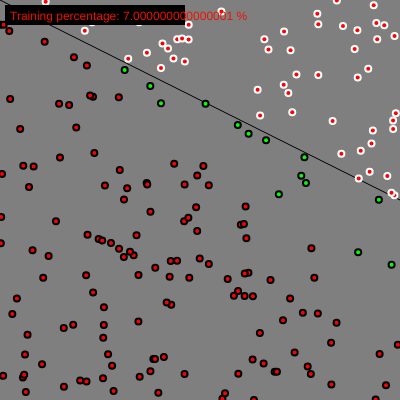
Frame 1 (no input)
Frame 60 (no input): identical to frame 1, image omitted
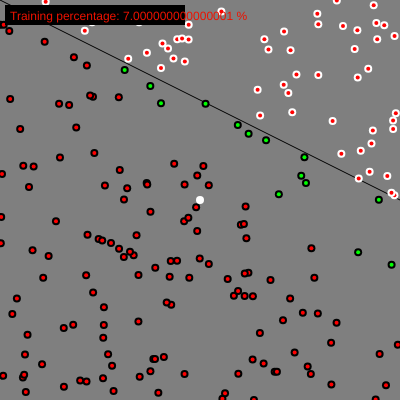
Frame 120 (the mouse pressed at the canvas centre since frame 60)

The p5.js sketch that drew these frames (run headless with seeded random() and noise() and a simulated clock; from frame 60 on, the mouse is pressed at the canvas centre):

// p5.js sketch
// ── sketch.js
var p;
var data=[];
var add=[];
var m;
var b;
var mInput;
var bInput;
var nOfP=200;

function setup() {
  createCanvas(400, 400);
  createP("M-value");
  mInput=createSlider(0, height, height/2);
  createP("B-value");
  bInput=createSlider(0, height, 0);
  mInput.input(updateMandB);
  bInput.input(updateMandB);
  m=1/2;
  b=0;
  p=new Perceptron();
  for(var i=0; i<nOfP; i++){
    data.push(new Points());
  }
}

function updateMandB(){
  m=mInput.value()/height;
  b=bInput.value();
  for(var i=0; i<nOfP; i++){
    data[i].relabel();
  }
}

function keyPressed(){
  for(var i=0; i<data.length; i++){
    p.train(data[i].point, data[i].label);
  }
}

function mousePressed(){
  newPoint=new Points();
  newPoint.point[0]=mouseX;
  newPoint.point[1]=mouseY;
  newPoint.label=p.guess(newPoint.point);
  add.push(newPoint);
}

function draw() {
  background(127);
  stroke(0);
  var sum=0;
  line(0,b,width,m*width+b);
  var g;
  for(var i=0; i<data.length; i++){
    data[i].show();
    g=p.guess(data[i].point);
    fill(255,0,0);
    if(g==data[i].label){
      sum++;
      fill(0, 255, 0);
    }
    ellipse(data[i].point[0],data[i].point[1],4,4);
    //p.train(data[i].point, data[i].label);
  }
  fill(0);
  rect(5,5,180,20);
  var per=((sum/data.length)*100);
  var c=lerpColor(color(255,0,0),color(0,255,0),per/100);
  fill(c);
  text("Training percentage: "+per+" %", 10, 20);
  for(var i=0; i<add.length; i++){
    add[i].show();
  }
}

// ── perceptron.js
function Perceptron(){
  this.w=[];
  this.w.push(random(-1, 1));
  this.w.push(random(-1, 1));
  this.w.push(random(-1, 1));
  console.log(this.w);
  this.lr=0.1;
}

Perceptron.prototype.guess = function (input) {
  var sum=0;
  for(var i=0; i<this.w.length-1; i++){
    sum+=this.w[i]*input[i];
  }
  sum+=this.w[this.w.length-1];
  return this.sign(sum);
};

Perceptron.prototype.sign = function (value) {
  if(value>=0){
    return 1;
  }
  return -1;
};

Perceptron.prototype.train = function (input, label) {
  var g=this.guess(input);
  var err=label-g;
  for(var i=0; i<this.w.length-1; i++){
    this.w[i]+=err*input[i]*this.lr;
  }
  //this.w[this.w.length-1]+=err*this.lr;
  console.log(this.w);
};

// ── points.js
function Points(){
  this.point=[];
  this.point.push(random(width));
  this.point.push(random(height));
  this.relabel();
}

Points.prototype.relabel = function(){
  if(m*this.point[0]+b>this.point[1]){
    this.label=-1;
  }else{
    this.label=1;
  }
}

Points.prototype.show = function () {
  noStroke();
  if(this.label==-1){
    fill(255);
  }else{
    fill(0);
  }
  ellipse(this.point[0],this.point[1],8,8);

};
